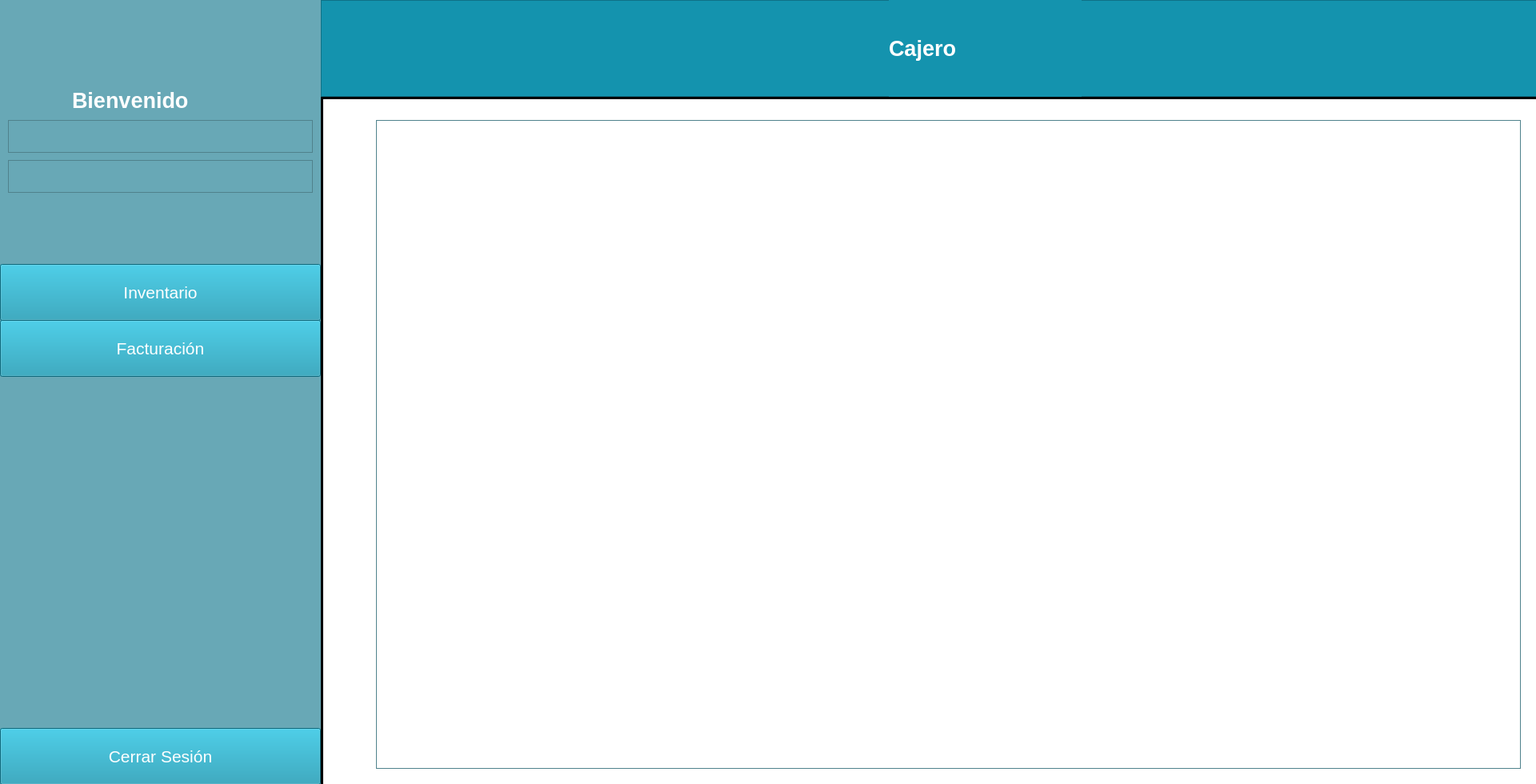
<?xml version="1.0" encoding="UTF-8"?>
<ui version="4.0">
 <class>MainWindow</class>
 <widget class="QMainWindow" name="MainWindow">
  <property name="geometry">
   <rect>
    <x>0</x>
    <y>0</y>
    <width>1920</width>
    <height>980</height>
   </rect>
  </property>
  <property name="palette">
   <palette>
    <active>
     <colorrole role="WindowText">
      <brush brushstyle="SolidPattern">
       <color alpha="255">
        <red>255</red>
        <green>255</green>
        <blue>255</blue>
       </color>
      </brush>
     </colorrole>
     <colorrole role="Light">
      <brush brushstyle="SolidPattern">
       <color alpha="255">
        <red>20</red>
        <green>147</green>
        <blue>174</blue>
       </color>
      </brush>
     </colorrole>
     <colorrole role="Base">
      <brush brushstyle="SolidPattern">
       <color alpha="255">
        <red>255</red>
        <green>255</green>
        <blue>255</blue>
       </color>
      </brush>
     </colorrole>
     <colorrole role="Window">
      <brush brushstyle="SolidPattern">
       <color alpha="255">
        <red>104</red>
        <green>168</green>
        <blue>182</blue>
       </color>
      </brush>
     </colorrole>
    </active>
    <inactive>
     <colorrole role="WindowText">
      <brush brushstyle="SolidPattern">
       <color alpha="255">
        <red>255</red>
        <green>255</green>
        <blue>255</blue>
       </color>
      </brush>
     </colorrole>
     <colorrole role="Light">
      <brush brushstyle="SolidPattern">
       <color alpha="255">
        <red>20</red>
        <green>147</green>
        <blue>174</blue>
       </color>
      </brush>
     </colorrole>
     <colorrole role="Base">
      <brush brushstyle="SolidPattern">
       <color alpha="255">
        <red>255</red>
        <green>255</green>
        <blue>255</blue>
       </color>
      </brush>
     </colorrole>
     <colorrole role="Window">
      <brush brushstyle="SolidPattern">
       <color alpha="255">
        <red>104</red>
        <green>168</green>
        <blue>182</blue>
       </color>
      </brush>
     </colorrole>
    </inactive>
    <disabled>
     <colorrole role="WindowText">
      <brush brushstyle="SolidPattern">
       <color alpha="255">
        <red>120</red>
        <green>120</green>
        <blue>120</blue>
       </color>
      </brush>
     </colorrole>
     <colorrole role="Light">
      <brush brushstyle="SolidPattern">
       <color alpha="255">
        <red>20</red>
        <green>147</green>
        <blue>174</blue>
       </color>
      </brush>
     </colorrole>
     <colorrole role="Base">
      <brush brushstyle="SolidPattern">
       <color alpha="255">
        <red>104</red>
        <green>168</green>
        <blue>182</blue>
       </color>
      </brush>
     </colorrole>
     <colorrole role="Window">
      <brush brushstyle="SolidPattern">
       <color alpha="255">
        <red>104</red>
        <green>168</green>
        <blue>182</blue>
       </color>
      </brush>
     </colorrole>
    </disabled>
   </palette>
  </property>
  <property name="windowTitle">
   <string>Centro de estetica</string>
  </property>
  <property name="windowIcon">
   <iconset>
    <normaloff>../../Downloads/uco/POO/entornoVirtual/_92127008_thinkstockphotos-615094882.jpg</normaloff>../../Downloads/uco/POO/entornoVirtual/_92127008_thinkstockphotos-615094882.jpg</iconset>
  </property>
  <widget class="QWidget" name="centralwidget">
   <property name="enabled">
    <bool>true</bool>
   </property>
   <widget class="QPushButton" name="boton">
    <property name="geometry">
     <rect>
      <x>1080</x>
      <y>660</y>
      <width>150</width>
      <height>45</height>
     </rect>
    </property>
    <property name="font">
     <font>
      <pointsize>16</pointsize>
     </font>
    </property>
    <property name="text">
     <string>Entrar</string>
    </property>
    <property name="icon">
     <iconset>
      <normaloff>../../Downloads/uco/POO/entornoVirtual/_92127008_thinkstockphotos-615094882.jpg</normaloff>../../Downloads/uco/POO/entornoVirtual/_92127008_thinkstockphotos-615094882.jpg</iconset>
    </property>
    <property name="iconSize">
     <size>
      <width>35</width>
      <height>30</height>
     </size>
    </property>
   </widget>
   <widget class="QLabel" name="Title">
    <property name="geometry">
     <rect>
      <x>90</x>
      <y>80</y>
      <width>211</width>
      <height>91</height>
     </rect>
    </property>
    <property name="font">
     <font>
      <family>MS Shell Dlg 2</family>
      <pointsize>20</pointsize>
      <weight>75</weight>
      <italic>false</italic>
      <bold>true</bold>
      <strikeout>false</strikeout>
     </font>
    </property>
    <property name="text">
     <string>Bienvenido</string>
    </property>
   </widget>
   <widget class="QTextEdit" name="Nombre_usuario">
    <property name="geometry">
     <rect>
      <x>10</x>
      <y>150</y>
      <width>381</width>
      <height>41</height>
     </rect>
    </property>
    <property name="styleSheet">
     <string notr="true">background-color: rgb(104, 168, 182);
color: rgb(104, 168, 182);
selection-color: rgb(104, 168, 182);
border-bottom-color: rgb(104, 168, 182);
alternate-background-color: rgb(104, 168, 182);
gridline-color: rgb(104, 168, 182);
border-top-color: rgb(104, 168, 182);
border-color: rgb(104, 168, 182);</string>
    </property>
   </widget>
   <widget class="QLineEdit" name="varA">
    <property name="geometry">
     <rect>
      <x>820</x>
      <y>410</y>
      <width>451</width>
      <height>61</height>
     </rect>
    </property>
    <property name="sizePolicy">
     <sizepolicy hsizetype="Expanding" vsizetype="Fixed">
      <horstretch>0</horstretch>
      <verstretch>0</verstretch>
     </sizepolicy>
    </property>
    <property name="font">
     <font>
      <pointsize>20</pointsize>
     </font>
    </property>
   </widget>
   <widget class="QLineEdit" name="varB">
    <property name="geometry">
     <rect>
      <x>820</x>
      <y>520</y>
      <width>451</width>
      <height>61</height>
     </rect>
    </property>
    <property name="font">
     <font>
      <pointsize>20</pointsize>
     </font>
    </property>
    <property name="echoMode">
     <enum>QLineEdit::Password</enum>
    </property>
   </widget>
   <widget class="QLabel" name="label_2">
    <property name="geometry">
     <rect>
      <x>570</x>
      <y>510</y>
      <width>211</width>
      <height>81</height>
     </rect>
    </property>
    <property name="font">
     <font>
      <pointsize>25</pointsize>
     </font>
    </property>
    <property name="text">
     <string>Contraseña</string>
    </property>
   </widget>
   <widget class="QLabel" name="label_3">
    <property name="geometry">
     <rect>
      <x>600</x>
      <y>410</y>
      <width>141</width>
      <height>51</height>
     </rect>
    </property>
    <property name="font">
     <font>
      <pointsize>25</pointsize>
     </font>
    </property>
    <property name="text">
     <string>Usuario</string>
    </property>
   </widget>
   <widget class="QPushButton" name="cerrarPrograma">
    <property name="geometry">
     <rect>
      <x>840</x>
      <y>660</y>
      <width>150</width>
      <height>45</height>
     </rect>
    </property>
    <property name="font">
     <font>
      <pointsize>16</pointsize>
     </font>
    </property>
    <property name="text">
     <string>Cerrar</string>
    </property>
    <property name="icon">
     <iconset>
      <normaloff>../../Downloads/uco/POO/entornoVirtual/_92127008_thinkstockphotos-615094882.jpg</normaloff>../../Downloads/uco/POO/entornoVirtual/_92127008_thinkstockphotos-615094882.jpg</iconset>
    </property>
    <property name="iconSize">
     <size>
      <width>35</width>
      <height>30</height>
     </size>
    </property>
   </widget>
   <widget class="QTextEdit" name="Documento">
    <property name="geometry">
     <rect>
      <x>10</x>
      <y>200</y>
      <width>381</width>
      <height>41</height>
     </rect>
    </property>
    <property name="styleSheet">
     <string notr="true">background-color: rgb(104, 168, 182);</string>
    </property>
   </widget>
   <widget class="QPushButton" name="botInvCaj">
    <property name="geometry">
     <rect>
      <x>0</x>
      <y>330</y>
      <width>401</width>
      <height>71</height>
     </rect>
    </property>
    <property name="palette">
     <palette>
      <active>
       <colorrole role="Button">
        <brush brushstyle="SolidPattern">
         <color alpha="255">
          <red>20</red>
          <green>147</green>
          <blue>174</blue>
         </color>
        </brush>
       </colorrole>
       <colorrole role="Text">
        <brush brushstyle="SolidPattern">
         <color alpha="255">
          <red>255</red>
          <green>255</green>
          <blue>255</blue>
         </color>
        </brush>
       </colorrole>
       <colorrole role="ButtonText">
        <brush brushstyle="SolidPattern">
         <color alpha="255">
          <red>255</red>
          <green>255</green>
          <blue>255</blue>
         </color>
        </brush>
       </colorrole>
       <colorrole role="Base">
        <brush brushstyle="SolidPattern">
         <color alpha="255">
          <red>20</red>
          <green>147</green>
          <blue>174</blue>
         </color>
        </brush>
       </colorrole>
       <colorrole role="Window">
        <brush brushstyle="SolidPattern">
         <color alpha="255">
          <red>20</red>
          <green>147</green>
          <blue>174</blue>
         </color>
        </brush>
       </colorrole>
       <colorrole role="PlaceholderText">
        <brush brushstyle="SolidPattern">
         <color alpha="128">
          <red>255</red>
          <green>255</green>
          <blue>255</blue>
         </color>
        </brush>
       </colorrole>
      </active>
      <inactive>
       <colorrole role="Button">
        <brush brushstyle="SolidPattern">
         <color alpha="255">
          <red>20</red>
          <green>147</green>
          <blue>174</blue>
         </color>
        </brush>
       </colorrole>
       <colorrole role="Text">
        <brush brushstyle="SolidPattern">
         <color alpha="255">
          <red>255</red>
          <green>255</green>
          <blue>255</blue>
         </color>
        </brush>
       </colorrole>
       <colorrole role="ButtonText">
        <brush brushstyle="SolidPattern">
         <color alpha="255">
          <red>255</red>
          <green>255</green>
          <blue>255</blue>
         </color>
        </brush>
       </colorrole>
       <colorrole role="Base">
        <brush brushstyle="SolidPattern">
         <color alpha="255">
          <red>20</red>
          <green>147</green>
          <blue>174</blue>
         </color>
        </brush>
       </colorrole>
       <colorrole role="Window">
        <brush brushstyle="SolidPattern">
         <color alpha="255">
          <red>20</red>
          <green>147</green>
          <blue>174</blue>
         </color>
        </brush>
       </colorrole>
       <colorrole role="PlaceholderText">
        <brush brushstyle="SolidPattern">
         <color alpha="128">
          <red>255</red>
          <green>255</green>
          <blue>255</blue>
         </color>
        </brush>
       </colorrole>
      </inactive>
      <disabled>
       <colorrole role="Button">
        <brush brushstyle="SolidPattern">
         <color alpha="255">
          <red>20</red>
          <green>147</green>
          <blue>174</blue>
         </color>
        </brush>
       </colorrole>
       <colorrole role="Text">
        <brush brushstyle="SolidPattern">
         <color alpha="255">
          <red>120</red>
          <green>120</green>
          <blue>120</blue>
         </color>
        </brush>
       </colorrole>
       <colorrole role="ButtonText">
        <brush brushstyle="SolidPattern">
         <color alpha="255">
          <red>120</red>
          <green>120</green>
          <blue>120</blue>
         </color>
        </brush>
       </colorrole>
       <colorrole role="Base">
        <brush brushstyle="SolidPattern">
         <color alpha="255">
          <red>20</red>
          <green>147</green>
          <blue>174</blue>
         </color>
        </brush>
       </colorrole>
       <colorrole role="Window">
        <brush brushstyle="SolidPattern">
         <color alpha="255">
          <red>20</red>
          <green>147</green>
          <blue>174</blue>
         </color>
        </brush>
       </colorrole>
       <colorrole role="PlaceholderText">
        <brush brushstyle="SolidPattern">
         <color alpha="128">
          <red>0</red>
          <green>0</green>
          <blue>0</blue>
         </color>
        </brush>
       </colorrole>
      </disabled>
     </palette>
    </property>
    <property name="font">
     <font>
      <pointsize>16</pointsize>
     </font>
    </property>
    <property name="styleSheet">
     <string notr="true">background-color: rgb(20, 147, 174);</string>
    </property>
    <property name="text">
     <string>Inventario</string>
    </property>
    <property name="icon">
     <iconset>
      <normaloff>../../Downloads/uco/POO/entornoVirtual/_92127008_thinkstockphotos-615094882.jpg</normaloff>../../Downloads/uco/POO/entornoVirtual/_92127008_thinkstockphotos-615094882.jpg</iconset>
    </property>
    <property name="iconSize">
     <size>
      <width>35</width>
      <height>30</height>
     </size>
    </property>
   </widget>
   <widget class="QPushButton" name="botFacCaj">
    <property name="geometry">
     <rect>
      <x>0</x>
      <y>400</y>
      <width>401</width>
      <height>71</height>
     </rect>
    </property>
    <property name="palette">
     <palette>
      <active>
       <colorrole role="Button">
        <brush brushstyle="SolidPattern">
         <color alpha="255">
          <red>20</red>
          <green>147</green>
          <blue>174</blue>
         </color>
        </brush>
       </colorrole>
       <colorrole role="Text">
        <brush brushstyle="SolidPattern">
         <color alpha="255">
          <red>255</red>
          <green>255</green>
          <blue>255</blue>
         </color>
        </brush>
       </colorrole>
       <colorrole role="ButtonText">
        <brush brushstyle="SolidPattern">
         <color alpha="255">
          <red>255</red>
          <green>255</green>
          <blue>255</blue>
         </color>
        </brush>
       </colorrole>
       <colorrole role="Base">
        <brush brushstyle="SolidPattern">
         <color alpha="255">
          <red>20</red>
          <green>147</green>
          <blue>174</blue>
         </color>
        </brush>
       </colorrole>
       <colorrole role="Window">
        <brush brushstyle="SolidPattern">
         <color alpha="255">
          <red>20</red>
          <green>147</green>
          <blue>174</blue>
         </color>
        </brush>
       </colorrole>
       <colorrole role="PlaceholderText">
        <brush brushstyle="SolidPattern">
         <color alpha="128">
          <red>255</red>
          <green>255</green>
          <blue>255</blue>
         </color>
        </brush>
       </colorrole>
      </active>
      <inactive>
       <colorrole role="Button">
        <brush brushstyle="SolidPattern">
         <color alpha="255">
          <red>20</red>
          <green>147</green>
          <blue>174</blue>
         </color>
        </brush>
       </colorrole>
       <colorrole role="Text">
        <brush brushstyle="SolidPattern">
         <color alpha="255">
          <red>255</red>
          <green>255</green>
          <blue>255</blue>
         </color>
        </brush>
       </colorrole>
       <colorrole role="ButtonText">
        <brush brushstyle="SolidPattern">
         <color alpha="255">
          <red>255</red>
          <green>255</green>
          <blue>255</blue>
         </color>
        </brush>
       </colorrole>
       <colorrole role="Base">
        <brush brushstyle="SolidPattern">
         <color alpha="255">
          <red>20</red>
          <green>147</green>
          <blue>174</blue>
         </color>
        </brush>
       </colorrole>
       <colorrole role="Window">
        <brush brushstyle="SolidPattern">
         <color alpha="255">
          <red>20</red>
          <green>147</green>
          <blue>174</blue>
         </color>
        </brush>
       </colorrole>
       <colorrole role="PlaceholderText">
        <brush brushstyle="SolidPattern">
         <color alpha="128">
          <red>255</red>
          <green>255</green>
          <blue>255</blue>
         </color>
        </brush>
       </colorrole>
      </inactive>
      <disabled>
       <colorrole role="Button">
        <brush brushstyle="SolidPattern">
         <color alpha="255">
          <red>20</red>
          <green>147</green>
          <blue>174</blue>
         </color>
        </brush>
       </colorrole>
       <colorrole role="Text">
        <brush brushstyle="SolidPattern">
         <color alpha="255">
          <red>120</red>
          <green>120</green>
          <blue>120</blue>
         </color>
        </brush>
       </colorrole>
       <colorrole role="ButtonText">
        <brush brushstyle="SolidPattern">
         <color alpha="255">
          <red>120</red>
          <green>120</green>
          <blue>120</blue>
         </color>
        </brush>
       </colorrole>
       <colorrole role="Base">
        <brush brushstyle="SolidPattern">
         <color alpha="255">
          <red>20</red>
          <green>147</green>
          <blue>174</blue>
         </color>
        </brush>
       </colorrole>
       <colorrole role="Window">
        <brush brushstyle="SolidPattern">
         <color alpha="255">
          <red>20</red>
          <green>147</green>
          <blue>174</blue>
         </color>
        </brush>
       </colorrole>
       <colorrole role="PlaceholderText">
        <brush brushstyle="SolidPattern">
         <color alpha="128">
          <red>0</red>
          <green>0</green>
          <blue>0</blue>
         </color>
        </brush>
       </colorrole>
      </disabled>
     </palette>
    </property>
    <property name="font">
     <font>
      <pointsize>16</pointsize>
     </font>
    </property>
    <property name="styleSheet">
     <string notr="true">background-color: rgb(20, 147, 174);</string>
    </property>
    <property name="text">
     <string>Facturación</string>
    </property>
    <property name="icon">
     <iconset>
      <normaloff>../../Downloads/uco/POO/entornoVirtual/_92127008_thinkstockphotos-615094882.jpg</normaloff>../../Downloads/uco/POO/entornoVirtual/_92127008_thinkstockphotos-615094882.jpg</iconset>
    </property>
    <property name="iconSize">
     <size>
      <width>35</width>
      <height>30</height>
     </size>
    </property>
   </widget>
   <widget class="QPushButton" name="botCerAdm">
    <property name="geometry">
     <rect>
      <x>0</x>
      <y>910</y>
      <width>401</width>
      <height>71</height>
     </rect>
    </property>
    <property name="palette">
     <palette>
      <active>
       <colorrole role="Button">
        <brush brushstyle="SolidPattern">
         <color alpha="255">
          <red>20</red>
          <green>147</green>
          <blue>174</blue>
         </color>
        </brush>
       </colorrole>
       <colorrole role="ButtonText">
        <brush brushstyle="SolidPattern">
         <color alpha="255">
          <red>255</red>
          <green>255</green>
          <blue>255</blue>
         </color>
        </brush>
       </colorrole>
       <colorrole role="Base">
        <brush brushstyle="SolidPattern">
         <color alpha="255">
          <red>20</red>
          <green>147</green>
          <blue>174</blue>
         </color>
        </brush>
       </colorrole>
       <colorrole role="Window">
        <brush brushstyle="SolidPattern">
         <color alpha="255">
          <red>20</red>
          <green>147</green>
          <blue>174</blue>
         </color>
        </brush>
       </colorrole>
      </active>
      <inactive>
       <colorrole role="Button">
        <brush brushstyle="SolidPattern">
         <color alpha="255">
          <red>20</red>
          <green>147</green>
          <blue>174</blue>
         </color>
        </brush>
       </colorrole>
       <colorrole role="ButtonText">
        <brush brushstyle="SolidPattern">
         <color alpha="255">
          <red>255</red>
          <green>255</green>
          <blue>255</blue>
         </color>
        </brush>
       </colorrole>
       <colorrole role="Base">
        <brush brushstyle="SolidPattern">
         <color alpha="255">
          <red>20</red>
          <green>147</green>
          <blue>174</blue>
         </color>
        </brush>
       </colorrole>
       <colorrole role="Window">
        <brush brushstyle="SolidPattern">
         <color alpha="255">
          <red>20</red>
          <green>147</green>
          <blue>174</blue>
         </color>
        </brush>
       </colorrole>
      </inactive>
      <disabled>
       <colorrole role="Button">
        <brush brushstyle="SolidPattern">
         <color alpha="255">
          <red>20</red>
          <green>147</green>
          <blue>174</blue>
         </color>
        </brush>
       </colorrole>
       <colorrole role="ButtonText">
        <brush brushstyle="SolidPattern">
         <color alpha="255">
          <red>120</red>
          <green>120</green>
          <blue>120</blue>
         </color>
        </brush>
       </colorrole>
       <colorrole role="Base">
        <brush brushstyle="SolidPattern">
         <color alpha="255">
          <red>20</red>
          <green>147</green>
          <blue>174</blue>
         </color>
        </brush>
       </colorrole>
       <colorrole role="Window">
        <brush brushstyle="SolidPattern">
         <color alpha="255">
          <red>20</red>
          <green>147</green>
          <blue>174</blue>
         </color>
        </brush>
       </colorrole>
      </disabled>
     </palette>
    </property>
    <property name="font">
     <font>
      <pointsize>16</pointsize>
     </font>
    </property>
    <property name="styleSheet">
     <string notr="true">background-color: rgb(20, 147, 174);</string>
    </property>
    <property name="text">
     <string>Cerrar Sesión</string>
    </property>
    <property name="icon">
     <iconset>
      <normaloff>../../Downloads/uco/POO/entornoVirtual/_92127008_thinkstockphotos-615094882.jpg</normaloff>../../Downloads/uco/POO/entornoVirtual/_92127008_thinkstockphotos-615094882.jpg</iconset>
    </property>
    <property name="iconSize">
     <size>
      <width>35</width>
      <height>30</height>
     </size>
    </property>
   </widget>
   <widget class="QTableView" name="tableView">
    <property name="geometry">
     <rect>
      <x>470</x>
      <y>150</y>
      <width>1431</width>
      <height>811</height>
     </rect>
    </property>
   </widget>
   <widget class="QFrame" name="frame">
    <property name="geometry">
     <rect>
      <x>401</x>
      <y>0</y>
      <width>1571</width>
      <height>121</height>
     </rect>
    </property>
    <property name="styleSheet">
     <string notr="true">background-color: rgb(20, 147, 174);</string>
    </property>
    <property name="frameShape">
     <enum>QFrame::StyledPanel</enum>
    </property>
    <property name="frameShadow">
     <enum>QFrame::Raised</enum>
    </property>
    <widget class="QLabel" name="Title_2">
     <property name="geometry">
      <rect>
       <x>710</x>
       <y>0</y>
       <width>241</width>
       <height>121</height>
      </rect>
     </property>
     <property name="palette">
      <palette>
       <active>
        <colorrole role="WindowText">
         <brush brushstyle="SolidPattern">
          <color alpha="255">
           <red>255</red>
           <green>255</green>
           <blue>255</blue>
          </color>
         </brush>
        </colorrole>
        <colorrole role="Button">
         <brush brushstyle="SolidPattern">
          <color alpha="255">
           <red>20</red>
           <green>147</green>
           <blue>174</blue>
          </color>
         </brush>
        </colorrole>
        <colorrole role="Base">
         <brush brushstyle="SolidPattern">
          <color alpha="255">
           <red>20</red>
           <green>147</green>
           <blue>174</blue>
          </color>
         </brush>
        </colorrole>
        <colorrole role="Window">
         <brush brushstyle="SolidPattern">
          <color alpha="255">
           <red>20</red>
           <green>147</green>
           <blue>174</blue>
          </color>
         </brush>
        </colorrole>
       </active>
       <inactive>
        <colorrole role="WindowText">
         <brush brushstyle="SolidPattern">
          <color alpha="255">
           <red>255</red>
           <green>255</green>
           <blue>255</blue>
          </color>
         </brush>
        </colorrole>
        <colorrole role="Button">
         <brush brushstyle="SolidPattern">
          <color alpha="255">
           <red>20</red>
           <green>147</green>
           <blue>174</blue>
          </color>
         </brush>
        </colorrole>
        <colorrole role="Base">
         <brush brushstyle="SolidPattern">
          <color alpha="255">
           <red>20</red>
           <green>147</green>
           <blue>174</blue>
          </color>
         </brush>
        </colorrole>
        <colorrole role="Window">
         <brush brushstyle="SolidPattern">
          <color alpha="255">
           <red>20</red>
           <green>147</green>
           <blue>174</blue>
          </color>
         </brush>
        </colorrole>
       </inactive>
       <disabled>
        <colorrole role="WindowText">
         <brush brushstyle="SolidPattern">
          <color alpha="255">
           <red>120</red>
           <green>120</green>
           <blue>120</blue>
          </color>
         </brush>
        </colorrole>
        <colorrole role="Button">
         <brush brushstyle="SolidPattern">
          <color alpha="255">
           <red>20</red>
           <green>147</green>
           <blue>174</blue>
          </color>
         </brush>
        </colorrole>
        <colorrole role="Base">
         <brush brushstyle="SolidPattern">
          <color alpha="255">
           <red>20</red>
           <green>147</green>
           <blue>174</blue>
          </color>
         </brush>
        </colorrole>
        <colorrole role="Window">
         <brush brushstyle="SolidPattern">
          <color alpha="255">
           <red>20</red>
           <green>147</green>
           <blue>174</blue>
          </color>
         </brush>
        </colorrole>
       </disabled>
      </palette>
     </property>
     <property name="font">
      <font>
       <family>MS Shell Dlg 2</family>
       <pointsize>20</pointsize>
       <weight>75</weight>
       <italic>false</italic>
       <bold>true</bold>
       <strikeout>false</strikeout>
      </font>
     </property>
     <property name="text">
      <string>Cajero</string>
     </property>
    </widget>
   </widget>
   <widget class="QFrame" name="frame_2">
    <property name="geometry">
     <rect>
      <x>401</x>
      <y>50</y>
      <width>1711</width>
      <height>1041</height>
     </rect>
    </property>
    <property name="styleSheet">
     <string notr="true">background-color: rgb(255, 255, 255);</string>
    </property>
    <property name="frameShape">
     <enum>QFrame::StyledPanel</enum>
    </property>
    <property name="frameShadow">
     <enum>QFrame::Raised</enum>
    </property>
    <widget class="QFrame" name="frame_3">
     <property name="geometry">
      <rect>
       <x>0</x>
       <y>-120</y>
       <width>3</width>
       <height>1101</height>
      </rect>
     </property>
     <property name="styleSheet">
      <string notr="true">background-color: rgb(0, 0, 0);</string>
     </property>
     <property name="frameShape">
      <enum>QFrame::StyledPanel</enum>
     </property>
     <property name="frameShadow">
      <enum>QFrame::Raised</enum>
     </property>
    </widget>
    <widget class="QFrame" name="frame_4">
     <property name="geometry">
      <rect>
       <x>0</x>
       <y>70</y>
       <width>1651</width>
       <height>4</height>
      </rect>
     </property>
     <property name="styleSheet">
      <string notr="true">background-color: rgb(0, 0, 0);</string>
     </property>
     <property name="frameShape">
      <enum>QFrame::StyledPanel</enum>
     </property>
     <property name="frameShadow">
      <enum>QFrame::Raised</enum>
     </property>
    </widget>
   </widget>
   <zorder>frame_2</zorder>
   <zorder>botInvCaj</zorder>
   <zorder>boton</zorder>
   <zorder>Title</zorder>
   <zorder>Nombre_usuario</zorder>
   <zorder>varA</zorder>
   <zorder>varB</zorder>
   <zorder>label_2</zorder>
   <zorder>label_3</zorder>
   <zorder>cerrarPrograma</zorder>
   <zorder>Documento</zorder>
   <zorder>botFacCaj</zorder>
   <zorder>botCerAdm</zorder>
   <zorder>tableView</zorder>
   <zorder>frame</zorder>
  </widget>
 </widget>
 <resources/>
 <connections/>
</ui>
